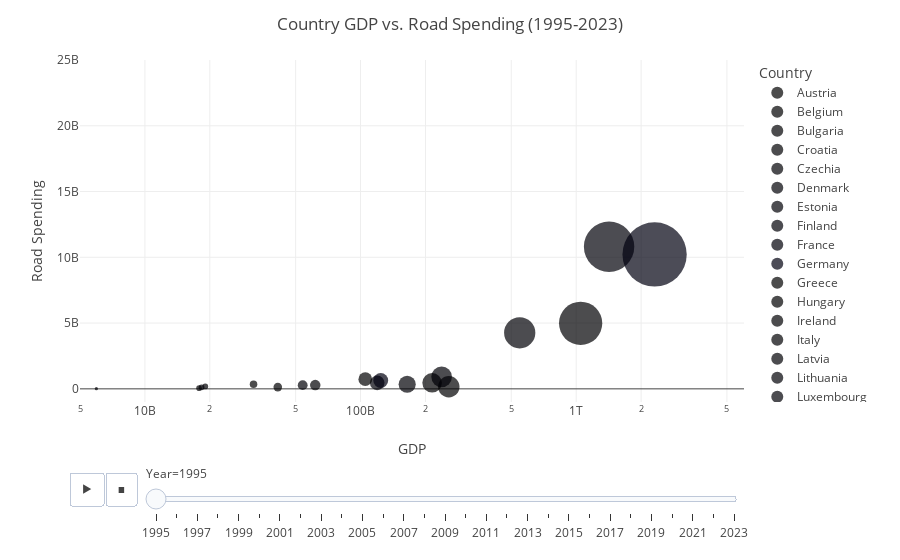

Notebook cell for this chart:
### Code cell
%run roadspending_gdp.ipynb

final_gdp_roadspending_df

### Figure 1 — Plotly figure (JSON) as saved in the notebook; plotly's stock layout.template omitted (floating-point values rounded to 4 significant figures)
{"data": [{"hovertemplate": "<b>%{hovertext}</b><br><br>Country=Austria<br>Year=1995<br>GDP=%{marker.size}<br>RoadSpending=%{y}<extra></extra>", "hovertext": ["Austria"], "legendgroup": "Austria", "marker": {"color": "#000001", "size": [214698260000], "sizemode": "area", "sizeref": 1119177225, "symbol": "circle"}, "mode": "markers", "name": "Austria", "orientation": "v", "showlegend": true, "type": "scatter", "x": [214698260000], "xaxis": "x", "y": [457000000], "yaxis": "y"}, {"hovertemplate": "<b>%{hovertext}</b><br><br>Country=Belgium<br>Year=1995<br>GDP=%{marker.size}<br>RoadSpending=%{y}<extra></extra>", "hovertext": ["Belgium"], "legendgroup": "Belgium", "marker": {"color": "#000002", "size": [256587890000], "sizemode": "area", "sizeref": 1119177225, "symbol": "circle"}, "mode": "markers", "name": "Belgium", "orientation": "v", "showlegend": true, "type": "scatter", "x": [256587890000], "xaxis": "x", "y": [160000000], "yaxis": "y"}, {"hovertemplate": "<b>%{hovertext}</b><br><br>Country=Bulgaria<br>Year=1995<br>GDP=%{marker.size}<br>RoadSpending=%{y}<extra></extra>", "hovertext": ["Bulgaria"], "legendgroup": "Bulgaria", "marker": {"color": "#000003", "size": [16902880000], "sizemode": "area", "sizeref": 1119177225, "symbol": "circle"}, "mode": "markers", "name": "Bulgaria", "orientation": "v", "showlegend": true, "type": "scatter", "x": [16902880000], "xaxis": "x", "y": [null], "yaxis": "y"}, {"hovertemplate": "<b>%{hovertext}</b><br><br>Country=Croatia<br>Year=1995<br>GDP=%{marker.size}<br>RoadSpending=%{y}<extra></extra>", "hovertext": ["Croatia"], "legendgroup": "Croatia", "marker": {"color": "#000004", "size": [18378500000], "sizemode": "area", "sizeref": 1119177225, "symbol": "circle"}, "mode": "markers", "name": "Croatia", "orientation": "v", "showlegend": true, "type": "scatter", "x": [18378500000], "xaxis": "x", "y": [null], "yaxis": "y"}, {"hovertemplate": "<b>%{hovertext}</b><br><br>Country=Czechia<br>Year=1995<br>GDP=%{marker.size}<br>RoadSpending=%{y}<extra></extra>", "hovertext": ["Czechia"], "legendgroup": "Czechia", "marker": {"color": "#000005", "size": [53902850000], "sizemode": "area", "sizeref": 1119177225, "symbol": "circle"}, "mode": "markers", "name": "Czechia", "orientation": "v", "showlegend": true, "type": "scatter", "x": [53902850000], "xaxis": "x", "y": [282500000.0], "yaxis": "y"}, {"hovertemplate": "<b>%{hovertext}</b><br><br>Country=Denmark<br>Year=1995<br>GDP=%{marker.size}<br>RoadSpending=%{y}<extra></extra>", "hovertext": ["Denmark"], "legendgroup": "Denmark", "marker": {"color": "#000006", "size": [164516500000], "sizemode": "area", "sizeref": 1119177225, "symbol": "circle"}, "mode": "markers", "name": "Denmark", "orientation": "v", "showlegend": true, "type": "scatter", "x": [164516500000], "xaxis": "x", "y": [351800000.0], "yaxis": "y"}, {"hovertemplate": "<b>%{hovertext}</b><br><br>Country=Estonia<br>Year=1995<br>GDP=%{marker.size}<br>RoadSpending=%{y}<extra></extra>", "hovertext": ["Estonia"], "legendgroup": "Estonia", "marker": {"color": "#000007", "size": [3479010000], "sizemode": "area", "sizeref": 1119177225, "symbol": "circle"}, "mode": "markers", "name": "Estonia", "orientation": "v", "showlegend": true, "type": "scatter", "x": [3479010000], "xaxis": "x", "y": [8000000], "yaxis": "y"}, {"hovertemplate": "<b>%{hovertext}</b><br><br>Country=Finland<br>Year=1995<br>GDP=%{marker.size}<br>RoadSpending=%{y}<extra></extra>", "hovertext": ["Finland"], "legendgroup": "Finland", "marker": {"color": "#000008", "size": [119400000000.0], "sizemode": "area", "sizeref": 1119177225, "symbol": "circle"}, "mode": "markers", "name": "Finland", "orientation": "v", "showlegend": true, "type": "scatter", "x": [119400000000.0], "xaxis": "x", "y": [457000000], "yaxis": "y"}, {"hovertemplate": "<b>%{hovertext}</b><br><br>Country=France<br>Year=1995<br>GDP=%{marker.size}<br>RoadSpending=%{y}<extra></extra>", "hovertext": ["France"], "legendgroup": "France", "marker": {"color": "#000009", "size": [1420662500000], "sizemode": "area", "sizeref": 1119177225, "symbol": "circle"}, "mode": "markers", "name": "France", "orientation": "v", "showlegend": true, "type": "scatter", "x": [1420662500000], "xaxis": "x", "y": [10805267015], "yaxis": "y"}, {"hovertemplate": "<b>%{hovertext}</b><br><br>Country=Germany<br>Year=1995<br>GDP=%{marker.size}<br>RoadSpending=%{y}<extra></extra>", "hovertext": ["Germany"], "legendgroup": "Germany", "marker": {"color": "#000010", "size": [2309789410000], "sizemode": "area", "sizeref": 1119177225, "symbol": "circle"}, "mode": "markers", "name": "Germany", "orientation": "v", "showlegend": true, "type": "scatter", "x": [2309789410000], "xaxis": "x", "y": [10216000000], "yaxis": "y"}, {"hovertemplate": "<b>%{hovertext}</b><br><br>Country=Greece<br>Year=1995<br>GDP=%{marker.size}<br>RoadSpending=%{y}<extra></extra>", "hovertext": ["Greece"], "legendgroup": "Greece", "marker": {"color": "#000001", "size": [121877490000], "sizemode": "area", "sizeref": 1119177225, "symbol": "circle"}, "mode": "markers", "name": "Greece", "orientation": "v", "showlegend": true, "type": "scatter", "x": [121877490000], "xaxis": "x", "y": [null], "yaxis": "y"}, {"hovertemplate": "<b>%{hovertext}</b><br><br>Country=Hungary<br>Year=1995<br>GDP=%{marker.size}<br>RoadSpending=%{y}<extra></extra>", "hovertext": ["Hungary"], "legendgroup": "Hungary", "marker": {"color": "#000002", "size": [41319140000], "sizemode": "area", "sizeref": 1119177225, "symbol": "circle"}, "mode": "markers", "name": "Hungary", "orientation": "v", "showlegend": true, "type": "scatter", "x": [41319140000], "xaxis": "x", "y": [131100000.0], "yaxis": "y"}, {"hovertemplate": "<b>%{hovertext}</b><br><br>Country=Ireland<br>Year=1995<br>GDP=%{marker.size}<br>RoadSpending=%{y}<extra></extra>", "hovertext": ["Ireland"], "legendgroup": "Ireland", "marker": {"color": "#000003", "size": [61641400000], "sizemode": "area", "sizeref": 1119177225, "symbol": "circle"}, "mode": "markers", "name": "Ireland", "orientation": "v", "showlegend": true, "type": "scatter", "x": [61641400000], "xaxis": "x", "y": [283000000], "yaxis": "y"}, {"hovertemplate": "<b>%{hovertext}</b><br><br>Country=Italy<br>Year=1995<br>GDP=%{marker.size}<br>RoadSpending=%{y}<extra></extra>", "hovertext": ["Italy"], "legendgroup": "Italy", "marker": {"color": "#000004", "size": [1048406650000], "sizemode": "area", "sizeref": 1119177225, "symbol": "circle"}, "mode": "markers", "name": "Italy", "orientation": "v", "showlegend": true, "type": "scatter", "x": [1048406650000], "xaxis": "x", "y": [4980000000], "yaxis": "y"}, {"hovertemplate": "<b>%{hovertext}</b><br><br>Country=Latvia<br>Year=1995<br>GDP=%{marker.size}<br>RoadSpending=%{y}<extra></extra>", "hovertext": ["Latvia"], "legendgroup": "Latvia", "marker": {"color": "#000005", "size": [4815790000], "sizemode": "area", "sizeref": 1119177225, "symbol": "circle"}, "mode": "markers", "name": "Latvia", "orientation": "v", "showlegend": true, "type": "scatter", "x": [4815790000], "xaxis": "x", "y": [3000000], "yaxis": "y"}, {"hovertemplate": "<b>%{hovertext}</b><br><br>Country=Lithuania<br>Year=1995<br>GDP=%{marker.size}<br>RoadSpending=%{y}<extra></extra>", "hovertext": ["Lithuania"], "legendgroup": "Lithuania", "marker": {"color": "#000006", "size": [5954990000], "sizemode": "area", "sizeref": 1119177225, "symbol": "circle"}, "mode": "markers", "name": "Lithuania", "orientation": "v", "showlegend": true, "type": "scatter", "x": [5954990000], "xaxis": "x", "y": [15000000], "yaxis": "y"}, {"hovertemplate": "<b>%{hovertext}</b><br><br>Country=Luxembourg<br>Year=1995<br>GDP=%{marker.size}<br>RoadSpending=%{y}<extra></extra>", "hovertext": ["Luxembourg"], "legendgroup": "Luxembourg", "marker": {"color": "#000007", "size": [18308190000], "sizemode": "area", "sizeref": 1119177225, "symbol": "circle"}, "mode": "markers", "name": "Luxembourg", "orientation": "v", "showlegend": true, "type": "scatter", "x": [18308190000], "xaxis": "x", "y": [113700000.0], "yaxis": "y"}, {"hovertemplate": "<b>%{hovertext}</b><br><br>Country=Malta<br>Year=1995<br>GDP=%{marker.size}<br>RoadSpending=%{y}<extra></extra>", "hovertext": ["Malta"], "legendgroup": "Malta", "marker": {"color": "#000008", "size": [3172850000], "sizemode": "area", "sizeref": 1119177225, "symbol": "circle"}, "mode": "markers", "name": "Malta", "orientation": "v", "showlegend": true, "type": "scatter", "x": [3172850000], "xaxis": "x", "y": [148100.0], "yaxis": "y"}, {"hovertemplate": "<b>%{hovertext}</b><br><br>Country=Netherlands<br>Year=1995<br>GDP=%{marker.size}<br>RoadSpending=%{y}<extra></extra>", "hovertext": ["Netherlands"], "legendgroup": "Netherlands", "marker": {"color": "#000009", "size": [403505530000], "sizemode": "area", "sizeref": 1119177225, "symbol": "circle"}, "mode": "markers", "name": "Netherlands", "orientation": "v", "showlegend": true, "type": "scatter", "x": [403505530000], "xaxis": "x", "y": [null], "yaxis": "y"}, {"hovertemplate": "<b>%{hovertext}</b><br><br>Country=Poland<br>Year=1995<br>GDP=%{marker.size}<br>RoadSpending=%{y}<extra></extra>", "hovertext": ["Poland"], "legendgroup": "Poland", "marker": {"color": "#000010", "size": [124033070000], "sizemode": "area", "sizeref": 1119177225, "symbol": "circle"}, "mode": "markers", "name": "Poland", "orientation": "v", "showlegend": true, "type": "scatter", "x": [124033070000], "xaxis": "x", "y": [638200000.0], "yaxis": "y"}, {"hovertemplate": "<b>%{hovertext}</b><br><br>Country=Portugal<br>Year=1995<br>GDP=%{marker.size}<br>RoadSpending=%{y}<extra></extra>", "hovertext": ["Portugal"], "legendgroup": "Portugal", "marker": {"color": "#000001", "size": [105181980000], "sizemode": "area", "sizeref": 1119177225, "symbol": "circle"}, "mode": "markers", "name": "Portugal", "orientation": "v", "showlegend": true, "type": "scatter", "x": [105181980000], "xaxis": "x", "y": [737000000], "yaxis": "y"}, {"hovertemplate": "<b>%{hovertext}</b><br><br>Country=Romania<br>Year=1995<br>GDP=%{marker.size}<br>RoadSpending=%{y}<extra></extra>", "hovertext": ["Romania"], "legendgroup": "Romania", "marker": {"color": "#000002", "size": [31895820000], "sizemode": "area", "sizeref": 1119177225, "symbol": "circle"}, "mode": "markers", "name": "Romania", "orientation": "v", "showlegend": true, "type": "scatter", "x": [31895820000], "xaxis": "x", "y": [352100000.0], "yaxis": "y"}, {"hovertemplate": "<b>%{hovertext}</b><br><br>Country=Slovak Republic<br>Year=1995<br>GDP=%{marker.size}<br>RoadSpending=%{y}<extra></extra>", "hovertext": ["Slovak Republic"], "legendgroup": "Slovak Republic", "marker": {"color": "#000003", "size": [17830260000], "sizemode": "area", "sizeref": 1119177225, "symbol": "circle"}, "mode": "markers", "name": "Slovak Republic", "orientation": "v", "showlegend": true, "type": "scatter", "x": [17830260000], "xaxis": "x", "y": [53000000], "yaxis": "y"}, {"hovertemplate": "<b>%{hovertext}</b><br><br>Country=Slovenia<br>Year=1995<br>GDP=%{marker.size}<br>RoadSpending=%{y}<extra></extra>", "hovertext": ["Slovenia"], "legendgroup": "Slovenia", "marker": {"color": "#000004", "size": [19045110000], "sizemode": "area", "sizeref": 1119177225, "symbol": "circle"}, "mode": "markers", "name": "Slovenia", "orientation": "v", "showlegend": true, "type": "scatter", "x": [19045110000], "xaxis": "x", "y": [186000000], "yaxis": "y"}, {"hovertemplate": "<b>%{hovertext}</b><br><br>Country=Spain<br>Year=1995<br>GDP=%{marker.size}<br>RoadSpending=%{y}<extra></extra>", "hovertext": ["Spain"], "legendgroup": "Spain", "marker": {"color": "#000005", "size": [547094570000], "sizemode": "area", "sizeref": 1119177225, "symbol": "circle"}, "mode": "markers", "name": "Spain", "orientation": "v", "showlegend": true, "type": "scatter", "x": [547094570000], "xaxis": "x", "y": [4263000000], "yaxis": "y"}, {"hovertemplate": "<b>%{hovertext}</b><br><br>Country=Sweden<br>Year=1995<br>GDP=%{marker.size}<br>RoadSpending=%{y}<extra></extra>", "hovertext": ["Sweden"], "legendgroup": "Sweden", "marker": {"color": "#000006", "size": [237700000000.0], "sizemode": "area", "sizeref": 1119177225, "symbol": "circle"}, "mode": "markers", "name": "Sweden", "orientation": "v", "showlegend": true, "type": "scatter", "x": [237700000000.0], "xaxis": "x", "y": [911500000.0], "yaxis": "y"}], "layout": {"legend": {"itemsizing": "constant", "title": {"text": "Country"}, "tracegroupgap": 0}, "margin": {"t": 60}, "sliders": [{"active": 0, "currentvalue": {"prefix": "Year="}, "len": 0.9, "pad": {"b": 10, "t": 60}, "steps": [{"args": [["1995"], {"frame": {"duration": 0, "redraw": false}, "fromcurrent": true, "mode": "immediate", "transition": {"duration": 0, "easing": "linear"}}], "label": "1995", "method": "animate"}, {"args": [["1996"], {"frame": {"duration": 0, "redraw": false}, "fromcurrent": true, "mode": "immediate", "transition": {"duration": 0, "easing": "linear"}}], "label": "1996", "method": "animate"}, {"args": [["1997"], {"frame": {"duration": 0, "redraw": false}, "fromcurrent": true, "mode": "immediate", "transition": {"duration": 0, "easing": "linear"}}], "label": "1997", "method": "animate"}, {"args": [["1998"], {"frame": {"duration": 0, "redraw": false}, "fromcurrent": true, "mode": "immediate", "transition": {"duration": 0, "easing": "linear"}}], "label": "1998", "method": "animate"}, {"args": [["1999"], {"frame": {"duration": 0, "redraw": false}, "fromcurrent": true, "mode": "immediate", "transition": {"duration": 0, "easing": "linear"}}], "label": "1999", "method": "animate"}, {"args": [["2000"], {"frame": {"duration": 0, "redraw": false}, "fromcurrent": true, "mode": "immediate", "transition": {"duration": 0, "easing": "linear"}}], "label": "2000", "method": "animate"}, {"args": [["2001"], {"frame": {"duration": 0, "redraw": false}, "fromcurrent": true, "mode": "immediate", "transition": {"duration": 0, "easing": "linear"}}], "label": "2001", "method": "animate"}, {"args": [["2002"], {"frame": {"duration": 0, "redraw": false}, "fromcurrent": true, "mode": "immediate", "transition": {"duration": 0, "easing": "linear"}}], "label": "2002", "method": "animate"}, {"args": [["2003"], {"frame": {"duration": 0, "redraw": false}, "fromcurrent": true, "mode": "immediate", "transition": {"duration": 0, "easing": "linear"}}], "label": "2003", "method": "animate"}, {"args": [["2004"], {"frame": {"duration": 0, "redraw": false}, "fromcurrent": true, "mode": "immediate", "transition": {"duration": 0, "easing": "linear"}}], "label": "2004", "method": "animate"}, {"args": [["2005"], {"frame": {"duration": 0, "redraw": false}, "fromcurrent": true, "mode": "immediate", "transition": {"duration": 0, "easing": "linear"}}], "label": "2005", "method": "animate"}, {"args": [["2006"], {"frame": {"duration": 0, "redraw": false}, "fromcurrent": true, "mode": "immediate", "transition": {"duration": 0, "easing": "linear"}}], "label": "2006", "method": "animate"}, {"args": [["2007"], {"frame": {"duration": 0, "redraw": false}, "fromcurrent": true, "mode": "immediate", "transition": {"duration": 0, "easing": "linear"}}], "label": "2007", "method": "animate"}, {"args": [["2008"], {"frame": {"duration": 0, "redraw": false}, "fromcurrent": true, "mode": "immediate", "transition": {"duration": 0, "easing": "linear"}}], "label": "2008", "method": "animate"}, {"args": [["2009"], {"frame": {"duration": 0, "redraw": false}, "fromcurrent": true, "mode": "immediate", "transition": {"duration": 0, "easing": "linear"}}], "label": "2009", "method": "animate"}, {"args": [["2010"], {"frame": {"duration": 0, "redraw": false}, "fromcurrent": true, "mode": "immediate", "transition": {"duration": 0, "easing": "linear"}}], "label": "2010", "method": "animate"}, {"args": [["2011"], {"frame": {"duration": 0, "redraw": false}, "fromcurrent": true, "mode": "immediate", "transition": {"duration": 0, "easing": "linear"}}], "label": "2011", "method": "animate"}, {"args": [["2012"], {"frame": {"duration": 0, "redraw": false}, "fromcurrent": true, "mode": "immediate", "transition": {"duration": 0, "easing": "linear"}}], "label": "2012", "method": "animate"}, {"args": [["2013"], {"frame": {"duration": 0, "redraw": false}, "fromcurrent": true, "mode": "immediate", "transition": {"duration": 0, "easing": "linear"}}], "label": "2013", "method": "animate"}, {"args": [["2014"], {"frame": {"duration": 0, "redraw": false}, "fromcurrent": true, "mode": "immediate", "transition": {"duration": 0, "easing": "linear"}}], "label": "2014", "method": "animate"}, {"args": [["2015"], {"frame": {"duration": 0, "redraw": false}, "fromcurrent": true, "mode": "immediate", "transition": {"duration": 0, "easing": "linear"}}], "label": "2015", "method": "animate"}, {"args": [["2016"], {"frame": {"duration": 0, "redraw": false}, "fromcurrent": true, "mode": "immediate", "transition": {"duration": 0, "easing": "linear"}}], "label": "2016", "method": "animate"}, {"args": [["2017"], {"frame": {"duration": 0, "redraw": false}, "fromcurrent": true, "mode": "immediate", "transition": {"duration": 0, "easing": "linear"}}], "label": "2017", "method": "animate"}, {"args": [["2018"], {"frame": {"duration": 0, "redraw": false}, "fromcurrent": true, "mode": "immediate", "transition": {"duration": 0, "easing": "linear"}}], "label": "2018", "method": "animate"}, {"args": [["2019"], {"frame": {"duration": 0, "redraw": false}, "fromcurrent": true, "mode": "immediate", "transition": {"duration": 0, "easing": "linear"}}], "label": "2019", "method": "animate"}, {"args": [["2020"], {"frame": {"duration": 0, "redraw": false}, "fromcurrent": true, "mode": "immediate", "transition": {"duration": 0, "easing": "linear"}}], "label": "2020", "method": "animate"}, {"args": [["2021"], {"frame": {"duration": 0, "redraw": false}, "fromcurrent": true, "mode": "immediate", "transition": {"duration": 0, "easing": "linear"}}], "label": "2021", "method": "animate"}, {"args": [["2022"], {"frame": {"duration": 0, "redraw": false}, "fromcurrent": true, "mode": "immediate", "transition": {"duration": 0, "easing": "linear"}}], "label": "2022", "method": "animate"}, {"args": [["2023"], {"frame": {"duration": 0, "redraw": false}, "fromcurrent": true, "mode": "immediate", "transition": {"duration": 0, "easing": "linear"}}], "label": "2023", "method": "animate"}], "x": 0.1, "xanchor": "left", "y": 0, "yanchor": "top"}], "title": {"text": "Country GDP vs. Road Spending (1995-2023)", "x": 0.5, "xanchor": "center"}, "updatemenus": [{"buttons": [{"args": [null, {"frame": {"duration": 500, "redraw": false}, "fromcurrent": true, "mode": "immediate", "transition": {"duration": 500, "easing": "linear"}}], "label": "&#9654;", "method": "animate"}, {"args": [[null], {"frame": {"duration": 0, "redraw": false}, "fromcurrent": true, "mode": "immediate", "transition": {"duration": 0, "easing": "linear"}}], "label": "&#9724;", "method": "animate"}], "direction": "left", "pad": {"r": 10, "t": 70}, "showactive": false, "type": "buttons", "x": 0.1, "xanchor": "right", "y": 0, "yanchor": "top"}], "xaxis": {"anchor": "y", "domain": [0, 1], "range": [9.699, 12.78], "title": {"text": "GDP"}, "type": "log"}, "yaxis": {"anchor": "x", "domain": [0, 1], "range": [-1000000000, 25000000000], "title": {"text": "Road Spending"}}}}
